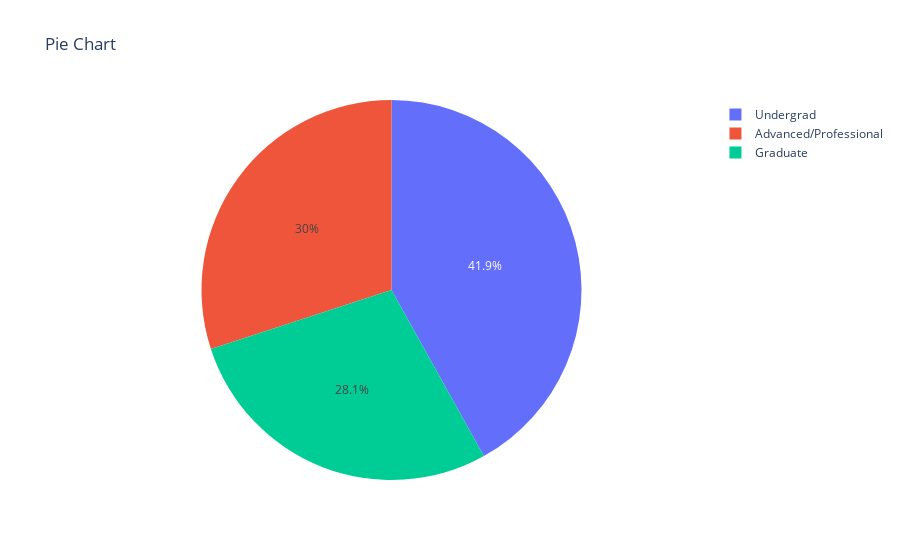

The code cell stored with this chart in its notebook:
### Code cell
fig=px.pie(data,values=edu_dis, names=edu_dis.index,title='Pie Chart')
fig.show()

### Figure 1 — Plotly figure (JSON) as saved in the notebook; plotly's stock layout.template omitted (floating-point values rounded to 4 significant figures)
{"data": [{"domain": {"x": [0, 1], "y": [0, 1]}, "hovertemplate": "label=%{label}<br>value=%{value}<extra></extra>", "labels": ["Advanced/Professional", "Graduate", "Undergrad"], "legendgroup": "", "name": "", "showlegend": true, "type": "pie", "values": [1501, 1403, 2096]}], "layout": {"legend": {"tracegroupgap": 0}, "title": {"text": "Pie Chart"}}}
